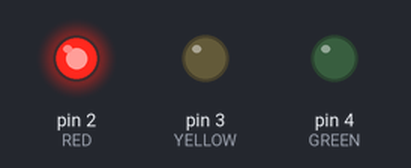
This sketch was run on a simulated Arduino Uno, built with avr-gcc and run on an emulated ATmega328P. On the bench: output pins drawn as LEDs (lit = HIGH).

Above: at 2.5 s.
At 7.5 s:
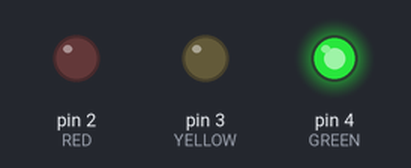
At 10.5 s:
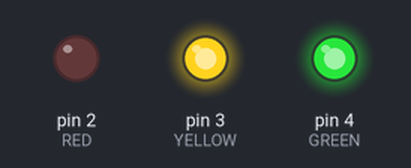
At 11.05 s:
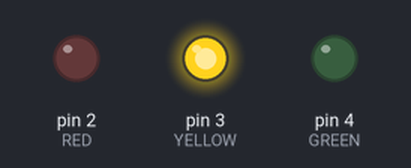
At 11.15 s:
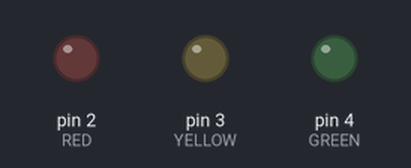
Timing chart, 0 to 14.6 s (numbered marks = the images above):
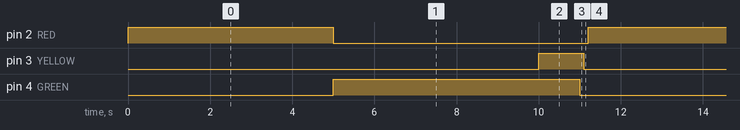

The sketch:

2_traffic_light.ino
```cpp
// Pin definitions
#define RED 2     // Red LED connected to pin 2
#define YELLOW 3  // Yellow LED connected to pin 3
#define GREEN 4   // Green LED connected to pin 4

void setup() {
  pinMode(RED, OUTPUT);
  pinMode(YELLOW, OUTPUT);
  pinMode(GREEN, OUTPUT);
}

void loop() {
  // Green light ON for 5 sec
  digitalWrite(RED, HIGH);
  delay(5000);
  digitalWrite(RED, LOW);

  digitalWrite(GREEN, HIGH);
  delay(5000);
  digitalWrite(YELLOW, HIGH);
  delay(1000);
  digitalWrite(GREEN, LOW);

  delay(100);
  digitalWrite(YELLOW, LOW);
  delay(100);


}
```

Measured:
- by itself, pin 2 (RED): alternates HIGH for 5.0 s and LOW for 6.2 s
- by itself, pin 3 (YELLOW): alternates HIGH for 1.1 s and LOW for 10.1 s
- by itself, pin 4 (GREEN): alternates HIGH for 6.0 s and LOW for 5.2 s
